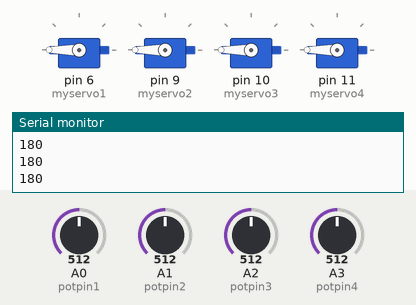
Recording of a sketch running on a simulated Arduino Uno, built with avr-gcc and run on an emulated ATmega328P. Shown: 4 × servo, the last lines printed to the serial monitor. The test bench sets the inputs (shaded band); at power-on: A0 (potpin1) = 512, A1 (potpin2) = 512, A2 (potpin3) = 512, A3 (potpin4) = 512.

Above: at 1.2 s.
1.3 s: A0 (potpin1) set to 306
At 2.5 s:
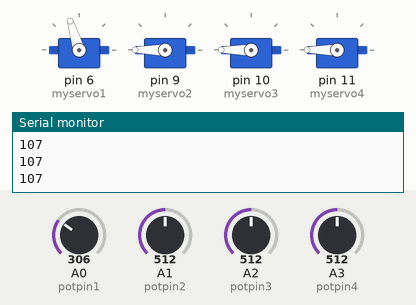
2.8 s: A1 (potpin2) set to 306
At 3.7 s:
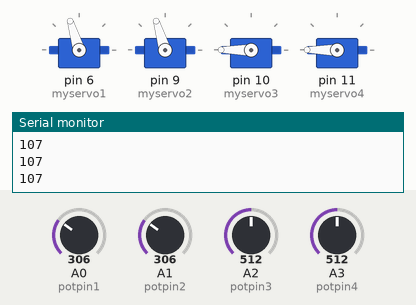
4.3 s: A2 (potpin3) set to 306
At 4.8 s:
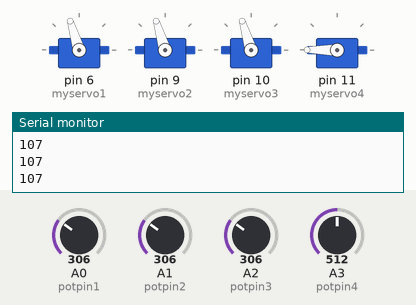
5.8 s: A3 (potpin4) set to 306
At 7.0 s:
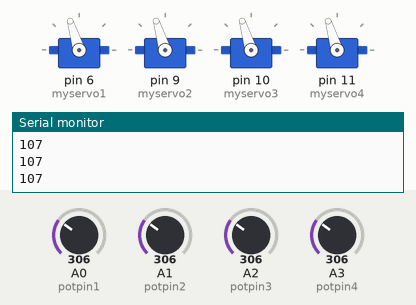
7.3 s: A0 (potpin1) set to 30
At 8.3 s:
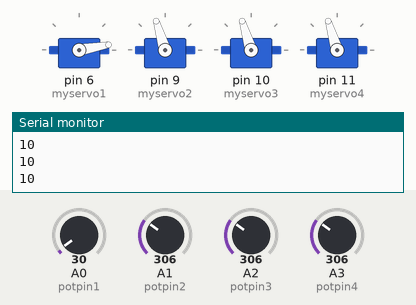
8.8 s: A1 (potpin2) set to 30
At 9.5 s:
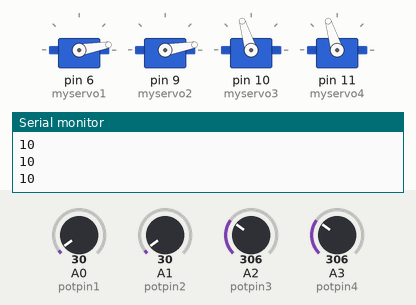
Timing chart, 0 to 11.3 s (numbered marks = the images above; inputs shaded):
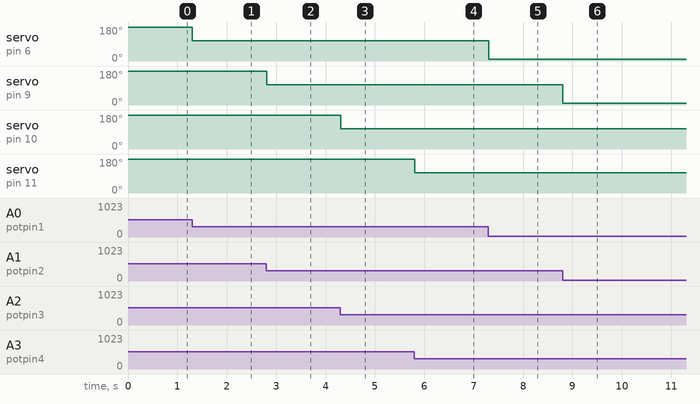

The sketch:

Servo_arm.ino
```cpp
#include <Servo.h>

Servo myservo1;
Servo myservo2;
Servo myservo3;
Servo myservo4;

int potpin1 = 0;
int potpin2 = 1;
int potpin3 = 2;
int potpin4 = 3;
int val1;
int val2;
int val3;
int val4;

void setup()
{
myservo1.attach(6);
myservo2.attach(9);
myservo3.attach(10);
myservo4.attach(11);
Serial.begin(9600);
}
void loop() {
{
val1 = analogRead(potpin1);
val1 = map(val1, 0, 512, 0, 180);
myservo1.write(val1);
Serial.println(val1);

val2 = analogRead(potpin2);
val2 = map(val2, 0, 512, 0, 180);
myservo2.write(val2);


val3 = analogRead(potpin3);
val3 = map(val3, 0, 512, 0, 180);
myservo3.write(val3);


val4 = analogRead(potpin4);
val4 = map(val4, 0, 512, 0, 180);
myservo4.write(val4);


delay(5);
}
}
```

Measured:
- after the input at 1.3 s, servo on pin 6 (myservo1): 180° → 107° at once
- after the input at 2.8 s, servo on pin 9 (myservo2): 180° → 107° at once
- after the input at 4.3 s, servo on pin 10 (myservo3): 180° → 107° at once
- after the input at 5.8 s, servo on pin 11 (myservo4): 180° → 107° at once
- after the input at 7.3 s, servo on pin 6 (myservo1): 107° → 10° at once
- after the input at 8.8 s, servo on pin 9 (myservo2): 107° → 10° at once
